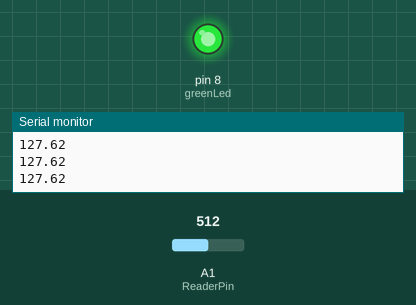
This sketch was run on a simulated Arduino Uno, built with avr-gcc and run on an emulated ATmega328P. On the bench: output pins drawn as LEDs (lit = HIGH), the last lines printed to the serial monitor. The test bench sets the inputs (shaded band); at power-on: A1 (ReaderPin) = 512.

Above: at 1.2 s.
1.3 s: A1 (ReaderPin) set to 137
2.8 s: A1 (ReaderPin) set to 115
At 3.8 s:
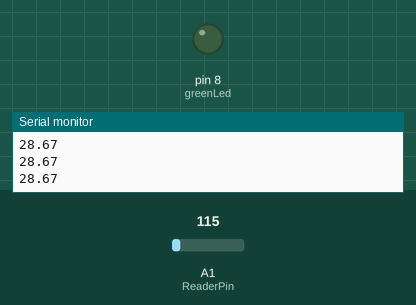
4.3 s: A1 (ReaderPin) set to 306
At 4.9 s:
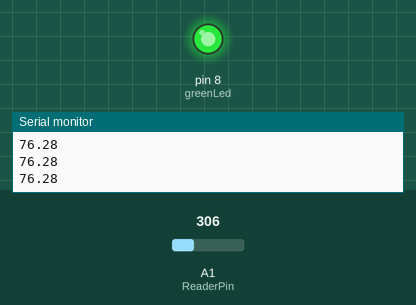
5.8 s: A1 (ReaderPin) set to 122
At 7.2 s:
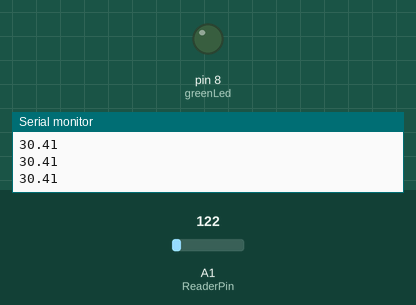
Timing chart, 0 to 8.3 s (numbered marks = the images above; inputs shaded):
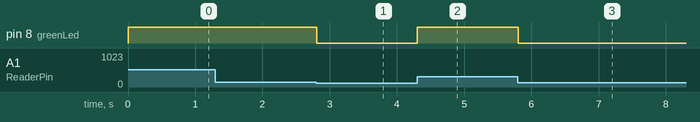

The sketch:

analog_potentiometer_control.ino
```cpp
int greenLed=8;
int ReaderPin=A1;
float valueRead;
int potenVal;
int timeDelay=1000;
void setup() {
  // put your setup code here, to run once:
  Serial.begin(9600);
  pinMode(greenLed,OUTPUT);
  pinMode(ReaderPin,INPUT);

}

void loop() {
  // put your main code here, to run repeatedly:
  //A1 read the value from the arduino which the voltage is control
  // by the potentiometer
  potenVal=analogRead(ReaderPin);
  //This give a range of value between 0-255
  valueRead=(255./1023.) * potenVal;
  analogWrite(greenLed,potenVal);
  Serial.println(valueRead);
}
```

Measured:
- the behaviour switches between 128 and 127 on A1 (ReaderPin) (found by bisection; images 0 and 1)
- after the input at 2.8 s, pin 8 (greenLed): HIGH → LOW at once
- after the input at 4.3 s, pin 8 (greenLed): LOW → HIGH at once
- after the input at 5.8 s, pin 8 (greenLed): HIGH → LOW at once
